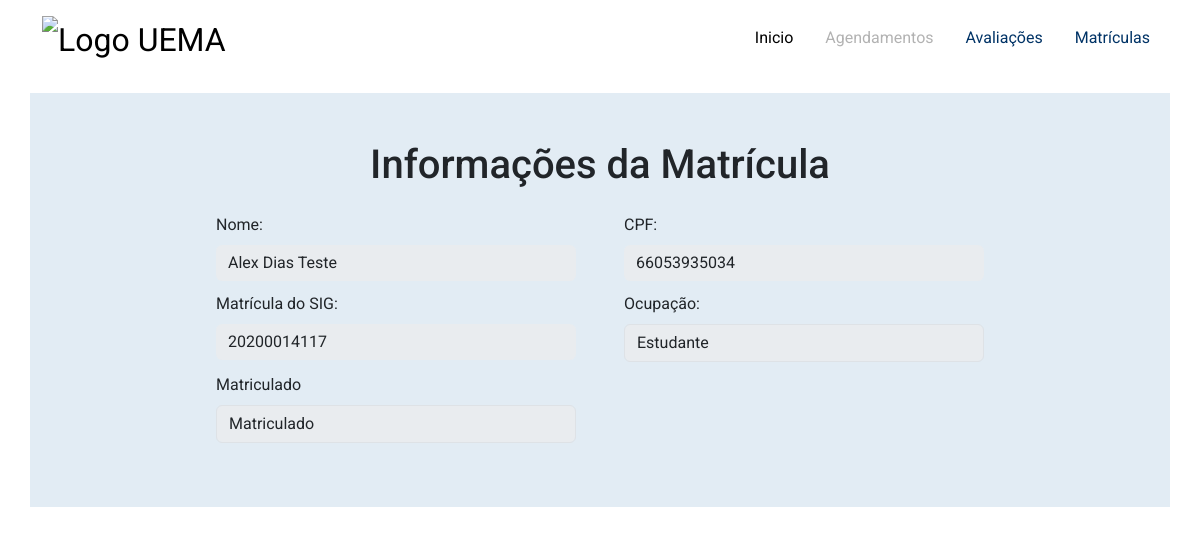
/matriculas/100/ (signed in), run on an earlier commit of the app's database.
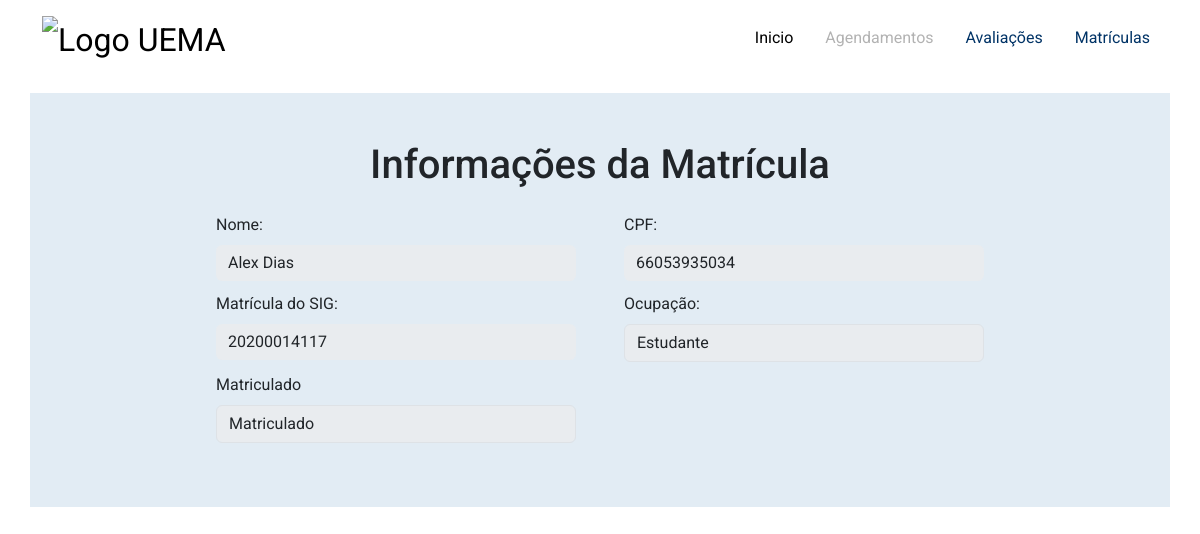
And on a later commit of the database.
### enrollment/models.py (models this page shows, shortened)
class Registration(models.Model):
    choice_ocupation = (
        ('Ex', 'Público Externo'),
        ('E', 'Estudante'),
        ('F', 'Funcionário')
    )
    choice_is_registered = (
        ('True', 'Matriculado'),
        ('False', 'Não Matriculado')
    )
    name          = models.CharField(max_length=100, null=False)
    cpf           = models.CharField(max_length=11, unique=True, null=False)
    sig_register  = models.CharField(max_length=11)
    ocupation     = models.CharField(max_length=2, choices=choice_ocupation, null=False)
    is_registered = models.CharField(max_length=5, choices=choice_is_registered)

### enrollment/views.py (the view)
# urls.py: path('<int:id>/', to_view, name='to_view'),
@login_required(login_url='users:login', redirect_field_name='next')
def to_view(request, id):
    enrollment = Registration.objects.filter(
        pk=id
    ).order_by('name').first()
    form = RegisterForm(instance=enrollment)
    for field_name, field in form.fields.items():
        field.widget.attrs['disabled']=True
        add_attr(form.fields[field_name], 'class', 'disabled')
    return render(
        request, 'enrollment/pages/to_view.html', {
            'form': form,
            'title': 'Informações da Matrícula',
            'enrollment': enrollment
    })

### utils/django_forms.py (called while the page is built)
def add_attr(field, attr_name, attr_new_val):
    existing_attr = field.widget.attrs.get(attr_name, '')
    field.widget.attrs[attr_name] = f'{existing_attr} {attr_new_val}'.strip()

def add_placeholder(field, placeholder_val):
    add_attr(field, 'placeholder', placeholder_val)

### enrollment/templates/enrollment/pages/to_view.html (shortened to what this page needs)
{% extends "global/base.html" %}
{% block content %}
    {% include "global/partials/form.html" %}
{% endblock content %}

### base_templates/global/partials/form.html (shortened to what this page needs)
<div class="container background-register p-5 mt-3">
    <div class="mb-3">
        <h1 class="text-center">{{ title }}</h1>
    </div>
    <form action="{{ form_action }}" method="POST"> {% csrf_token %}
        <div class="form-content form-content-grid">
            {% for field in form %}
                <div class="form-group">
                    <label for="{{field.id_for_label}}" class="form-label mt-2">
                        {{field.label}}
                    </label>
                    {{field}}
                </div>
            {% endfor %}
        </div>
    </form>
</div>

What changed in the data, as far as the page shows it:
changed Registration "Estudante": name "Alex Dias Teste" → "Alex Dias"
